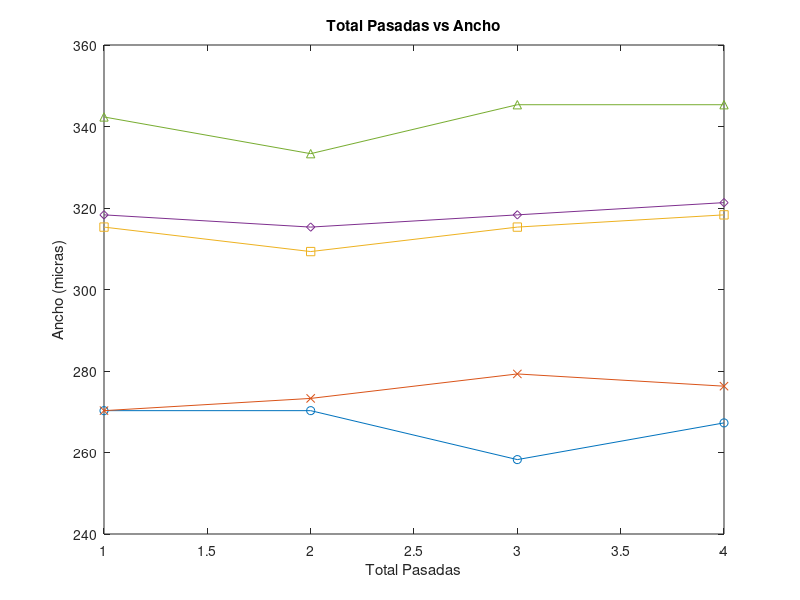

MATLAB code to generate this figure:
%%Grafico Pasadas vs ancho
%18
x = [1,2,3,4];
y = [270.270,270.270,258.258,267.267];
%20
t = [1,2,3,4];
n = [270.270,273.273,279.279,276.276];
%22.5
g = [1,2,3,4];
h = [315.315,309.309,315.315,318.318];
%30
r = [1,2,3,4];
f = [318.318,315.315,318.318,321.321];
%45
p = [1,2,3,4];
k = [342.342,333.333,345.345,345.345];

figure
plot(x,y,'-o')
xlabel('Total Pasadas')
ylabel('Ancho (micras)')
title('Total Pasadas vs Ancho')
hold on 
plot(t,n,'-x')
plot(g,h,'-s')
plot(r,f,'-d')
plot(p,k,'-^')